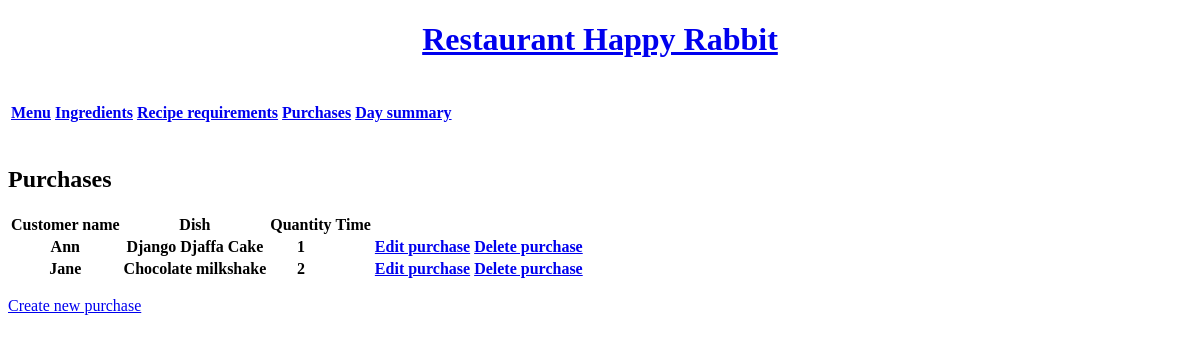
Before: /purchases/ with the older database file.
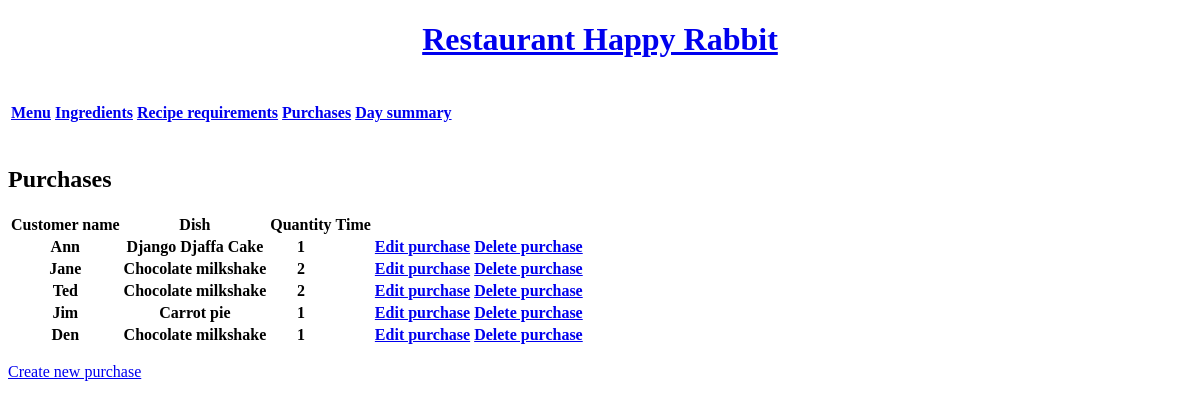
After: the same page with the newer database file.
### Inventory/models.py (models this page shows, shortened)
class Purchase(models.Model):
    customer_name = models.CharField(max_length=30)
    purchase_time = models.DateTimeField(default=datetime.now())
    purchased_item = models.ForeignKey(MenuItem, on_delete=models.CASCADE)
    quantity = models.IntegerField(default=0)

class MenuItem(models.Model):
    item_name = models.CharField(max_length=30)
    price = models.FloatField(default=0.0)
    cost = models.FloatField(default=0.0)
    revenue = models.FloatField(default=0.0)
    def __str__(self):
        return self.item_name

### Inventory/views.py (the view)
# urls.py: path('purchases/', views.PurchaseView.as_view(), name='purchase'),
class PurchaseView(ListView):
    model = Purchase
    template_name = 'Inventory/purchase.html'
    def get_context_data(self):
        context = super().get_context_data()
        context['purchases'] = Purchase.objects.all()
        return context

### Inventory/templates/Inventory/purchase.html (shortened to what this page needs)
{% extends 'Inventory/base.html' %}
{% load static %}
{% block content %}
<h2>Purchases</h2>
<table>
    <tr>
        <th>Customer name</th>
        <th>Dish</th>
        <th>Quantity</th>
        <th>Time</th>
    </tr>
    {% for item in purchases %}
    <tr>
        <th>{{ item.customer_name }}</th>
        <th>{{ item.purchased_item }}</th>
        <th>{{ item.quantity }}</th>
        <th>{{ item.purchased_time }}</th>
        <th><a href="{% url 'updatepurchase' item.id %}">Edit purchase</a></th>
        <th><a href="{% url 'deletepurchase' item.id %}">Delete purchase</a></th>
    </tr>
    {% endfor %}
</table>
<p><a href="{% url 'addpurchase' %}">Create new purchase</a></p>
{% endblock %}

### Inventory/templates/Inventory/base.html (shortened to what this page needs)
<!DOCTYPE html>
<head>
</head>
<body>
<a href="{% url 'home' %}"><h1><center>Restaurant Happy Rabbit</center></h1></a>
    <table>
            <th><h4><a href="{% url 'menu' %}">Menu</a></h4></th>
            <th><h4><a href="{% url 'ingredientlist' %}">Ingredients</a></h4></th>
            <th><h4><a href="{% url 'requirement' %}">Recipe requirements</a></h4></th>
            <th><h4><a href="{% url 'purchase' %}">Purchases</a></h4></th>
            <th><h4><a href="{% url 'daysummary' %}">Day summary</a></h4></th>
    </table>
    {% block content %}
    {% endblock %}
</body>

Changed rows visible on the page:
added Purchase: customer_name "Ted", purchased_item "Choсolate milkshake", quantity "2"
added Purchase: customer_name "Jim", purchased_item "Carrot pie", quantity "1"
added Purchase: customer_name "Den", purchased_item "Choсolate milkshake", quantity "1"
